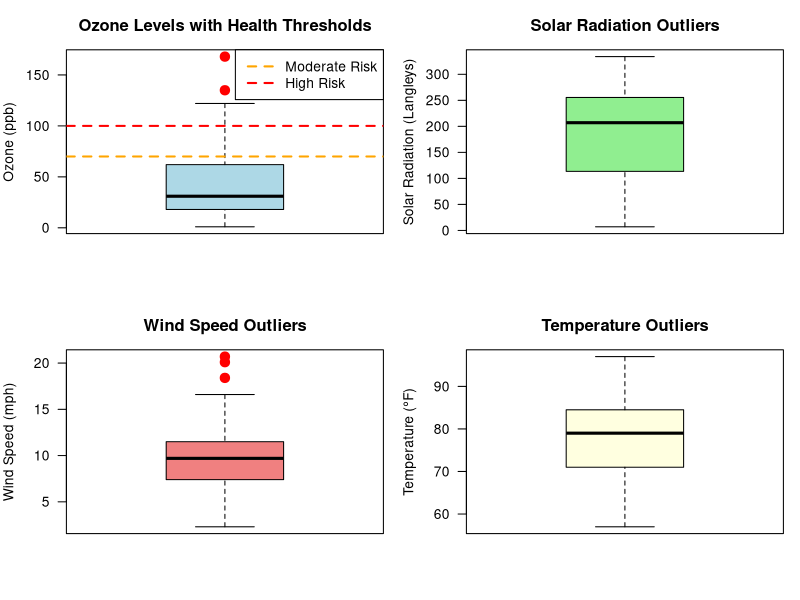
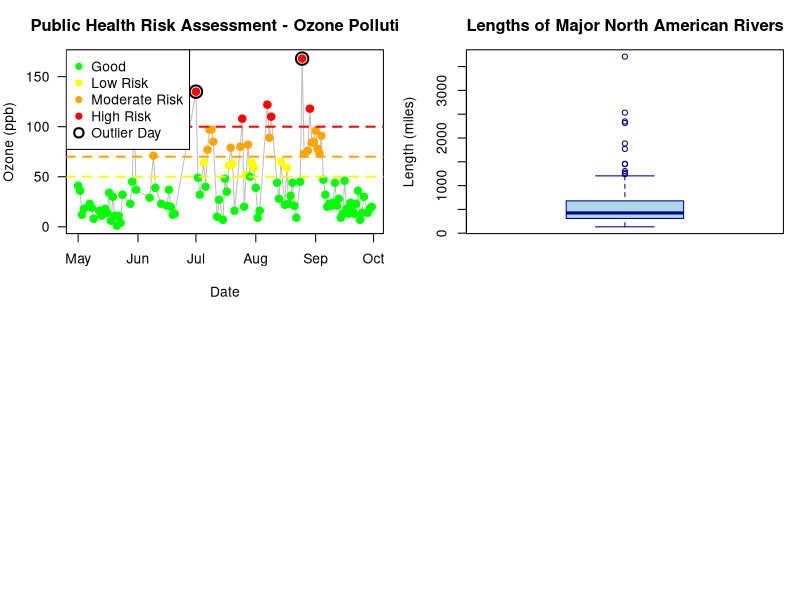

These figures' R source, in order:
## ---- chunk 1
#| echo: true
#| output: false

# Load required packages
library(dplyr)
library(ggplot2)

# Load and prepare air quality data
data("airquality")
air_clean <- airquality[complete.cases(airquality), ]

cat("Air Quality Dataset Loaded Successfully\n")
cat("Clean dataset dimensions:", dim(air_clean), "\n")
cat("Variables:", names(air_clean), "\n")
## ---- chunk 2
#| echo: true
#| output: true

# Basic statistics and data overview
cat("--- Air Quality Dataset Summary ---\n")
summary(air_clean[, c("Ozone", "Solar.R", "Wind", "Temp")])

cat("\n--- Environmental Context ---\n")
cat("Ozone Health Guidelines:\n")
cat("- Good: < 50 ppb\n")
cat("- Moderate Risk: 50-70 ppb\n") 
cat("- High Risk: 70-100 ppb\n")
cat("- Very High Risk: > 100 ppb\n")
## ---- chunk 3
#| echo: true

# Create comprehensive outlier detection function
detect_outliers_iqr <- function(data, column_name) {
  values <- data[[column_name]]
  
  Q1 <- quantile(values, 0.25, na.rm = TRUE)
  Q3 <- quantile(values, 0.75, na.rm = TRUE)
  IQR_value <- Q3 - Q1
  lower_bound <- Q1 - 1.5 * IQR_value
  upper_bound <- Q3 + 1.5 * IQR_value
  
  outliers <- which(values < lower_bound | values > upper_bound)
  
  return(list(
    outliers = outliers,
    bounds = c(lower_bound, upper_bound),
    values = values[outliers],
    indices = outliers,
    count = length(outliers)
  ))
}

cat("Robust outlier detection function created successfully\n")

## ---- chunk 4
#| echo: true

# Detect outliers in Ozone (primary air quality indicator)
ozone_outliers <- detect_outliers_iqr(air_clean, "Ozone")

cat("--- Ozone Outlier Analysis ---\n")
cat("IQR Bounds:", round(ozone_outliers$bounds, 2), "ppb\n")
cat("Number of high ozone days:", ozone_outliers$count, "\n")
cat("Outlier ozone levels:", sort(round(ozone_outliers$values, 2)), "ppb\n")

# Health risk assessment
high_risk_days <- sum(ozone_outliers$values > 100)
moderate_risk_days <- sum(ozone_outliers$values > 70 & ozone_outliers$values <= 100)

cat("\n--- Public Health Impact ---\n")
cat("Days with high health risk (Ozone > 100 ppb):", high_risk_days, "\n")
cat("Days with moderate health risk (Ozone > 70 ppb):", moderate_risk_days, "\n")
## ---- chunk 5
#| echo: true

# Detect outliers in Solar Radiation
solar_outliers <- detect_outliers_iqr(air_clean, "Solar.R")

cat("--- Solar Radiation Outlier Analysis ---\n")
cat("IQR Bounds:", round(solar_outliers$bounds, 2), "Langleys\n")
cat("Number of unusual solar days:", solar_outliers$count, "\n")
cat("Outlier solar radiation values:", sort(round(solar_outliers$values, 2)), "Langleys\n")

# Relationship with ozone
cat("\n--- Solar-Ozone Relationship ---\n")
high_solar_ozone <- mean(air_clean$Ozone[solar_outliers$indices])
cat("Average ozone on high solar days:", round(high_solar_ozone, 2), "ppb\n")
## ---- chunk 6
#| echo: false
#| fig-height: 6
#| fig-width: 10

# Create comprehensive environmental visualization
par(mfrow = c(2, 2), mar = c(4, 4, 3, 1))

# Ozone boxplot with health thresholds
boxplot(air_clean$Ozone, main = "Ozone Levels with Health Thresholds", 
        ylab = "Ozone (ppb)", col = "lightblue", las = 1)
points(rep(1, ozone_outliers$count), 
       air_clean$Ozone[ozone_outliers$indices], 
       col = "red", pch = 19, cex = 1.5)
abline(h = 70, col = "orange", lty = 2, lwd = 2)
abline(h = 100, col = "red", lty = 2, lwd = 2)
legend("topright", legend = c("Moderate Risk", "High Risk"), 
       col = c("orange", "red"), lty = 2, lwd = 2)

# Solar radiation boxplot
boxplot(air_clean$Solar.R, main = "Solar Radiation Outliers", 
        ylab = "Solar Radiation (Langleys)", col = "lightgreen", las = 1)
points(rep(1, solar_outliers$count), 
       air_clean$Solar.R[solar_outliers$indices], 
       col = "red", pch = 19, cex = 1.5)

# Wind speed outliers
wind_outliers <- detect_outliers_iqr(air_clean, "Wind")
boxplot(air_clean$Wind, main = "Wind Speed Outliers", 
        ylab = "Wind Speed (mph)", col = "lightcoral", las = 1)
points(rep(1, wind_outliers$count), 
       air_clean$Wind[wind_outliers$indices], 
       col = "red", pch = 19, cex = 1.5)

# Temperature outliers
temp_outliers <- detect_outliers_iqr(air_clean, "Temp")
boxplot(air_clean$Temp, main = "Temperature Outliers", 
        ylab = "Temperature (°F)", col = "lightyellow", las = 1)
points(rep(1, temp_outliers$count), 
       air_clean$Temp[temp_outliers$indices], 
       col = "red", pch = 19, cex = 1.5)
## ---- chunk 7
#| echo: false
#| fig-height: 6
#| fig-width: 10
#| message: false
#| warning: false

# Load required libraries
library(dplyr)

# Define outlier detection function
detect_outliers_iqr <- function(data, column) {
  values <- data[[column]]
  Q1 <- quantile(values, 0.25, na.rm = TRUE)
  Q3 <- quantile(values, 0.75, na.rm = TRUE)
  IQR <- Q3 - Q1
  lower_bound <- Q1 - 1.5 * IQR
  upper_bound <- Q3 + 1.5 * IQR
  
  outliers <- values[values < lower_bound | values > upper_bound]
  indices <- which(values < lower_bound | values > upper_bound)
  
  return(list(
    bounds = c(lower_bound, upper_bound),
    values = outliers,
    indices = indices,
    count = length(outliers)
  ))
}

# Create Date column
air_clean$Date <- as.Date(paste("1973", air_clean$Month, air_clean$Day, sep = "-"))

# Detect ozone outliers
ozone_outliers <- detect_outliers_iqr(air_clean, "Ozone")

# Create public health risk assessment
risk_assessment <- air_clean %>%
  mutate(
    Risk_Level = case_when(
      Ozone > 100 ~ "High Risk",
      Ozone > 70 ~ "Moderate Risk",
      Ozone > 50 ~ "Low Risk",
      TRUE ~ "Good"
    ),
    Is_Outlier = ifelse(1:n() %in% ozone_outliers$indices, "Yes", "No")
  )

# Remove NA values for clean plotting
plot_data <- risk_assessment %>%
  filter(!is.na(Date) & !is.na(Ozone))

# Plot risk assessment
risk_colors <- c("Good" = "green", "Low Risk" = "yellow", 
                "Moderate Risk" = "orange", "High Risk" = "red")

plot(plot_data$Date, plot_data$Ozone, type = "l",
     main = "Public Health Risk Assessment - Ozone Pollution",
     xlab = "Date", ylab = "Ozone (ppb)", 
     col = "gray", lwd = 1, las = 1, ylim = c(0, 170))

# Add colored points based on risk level
points(plot_data$Date, plot_data$Ozone, 
       col = risk_colors[plot_data$Risk_Level], 
       pch = 19, cex = 1.2)

# Highlight outliers
outlier_indices <- which(plot_data$Is_Outlier == "Yes")
if(length(outlier_indices) > 0) {
  points(plot_data$Date[outlier_indices], 
         plot_data$Ozone[outlier_indices], 
         col = "black", pch = 1, cex = 2, lwd = 2)
}

# Add thresholds and legend
abline(h = c(50, 70, 100), col = c("yellow", "orange", "red"), 
       lty = 2, lwd = 2)
legend("topleft",
       legend = c("Good", "Low Risk", "Moderate Risk", "High Risk", "Outlier Day"),
       col = c("green", "yellow", "orange", "red", "black"),
       pch = c(19, 19, 19, 19, 1), pt.cex = c(1, 1, 1, 1, 1.5),
       pt.lwd = c(1, 1, 1, 1, 2))
## ---- chunk 8
# 1. Create box plot
boxplot(rivers,
        main = "Lengths of Major North American Rivers",
        ylab = "Length (miles)",
        col = "lightblue",
        border = "darkblue")

# 2. Count outliers
outliers <- boxplot.stats(rivers)$out
cat("Number of outlier rivers:", length(outliers), "\n")

# 3. Show the longest outliers
cat("Longest outlier(s):", max(outliers), "miles\n")
cat("All outliers:", sort(outliers), "miles\n")
